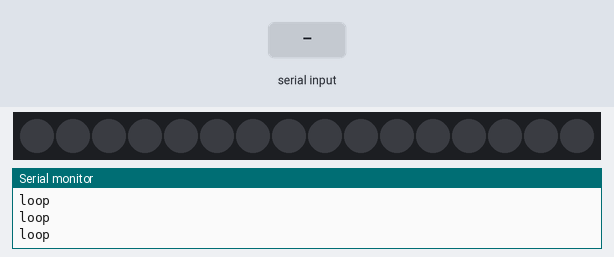
A sketch run on a simulated Arduino Uno, built with avr-gcc and run on an emulated ATmega328P. On the bench: 16 RGB LEDs in strip order, left to right, the last lines printed to the serial monitor. The test bench sets the inputs (shaded band). Dim RGB values are drawn brighter than linear.

Above: at 1.2 s.
1.3 s: "y" received over Serial
At 3.09 s:
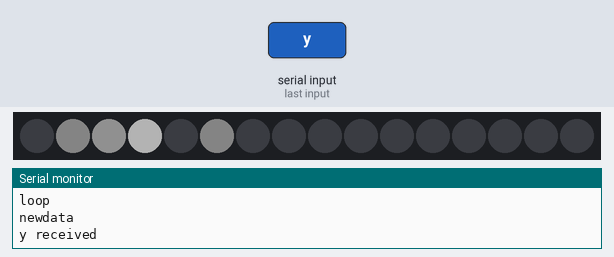
At 3.74 s:
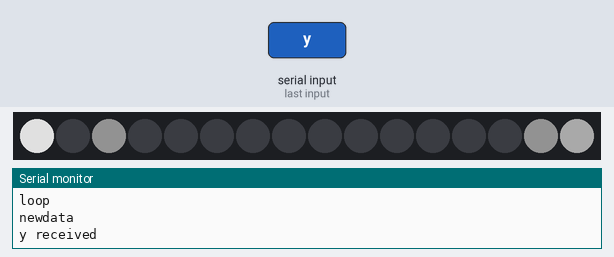
Timing chart, 0 to 5.2 s (numbered marks = the images above; inputs shaded):
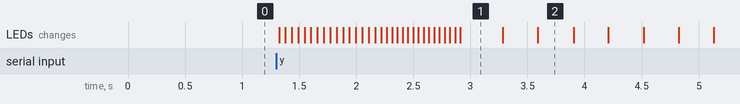

The sketch:

motorSense.ino
```cpp
/*****
 * To do:
 *
 * LOW LOW off
 * LOW HI  go!
 * HI  LOW go!
 * HI  HI  off
 *
 */

#include <Adafruit_NeoPixel.h>
#ifdef __AVR__
  #include <avr/power.h>
#endif

const int ringPin = 4;
const int ringSize = 16;


int brightness[ringSize];
int chaseSpeed = 15;
char receivedChar;
boolean newdata = false;

//#define statePinA 4
//#define statePinB 5
Adafruit_NeoPixel strip = Adafruit_NeoPixel(ringSize, ringPin, NEO_GRB + NEO_KHZ800);


void setup() {

    strip.begin();
    strip.setBrightness(255);
    strip.show();
    Serial.begin(9600);
    // initialize brightness "gaussian"
    for (int i=0; i< ringSize; i++) {
        if (i==0 || i==4) brightness[i] = 30;
        else if (i==1 || 1==3) brightness[i] = 70;
        else if (i==2) brightness[i]=255;
        else brightness[i] = 0;
    }
}

void loop() {
    Serial.println("loop");
    blankStrip();
    int d;
    int animation[5] = {55, 45, 35, 25, 20}; // speed ramp
    recvOneChar();
    if(newdata) {
      newdata = false;
      Serial.println("newdata");
      if (receivedChar == 'y') {
        Serial.println("y received");
        receivedChar='x';
        d = 1;
//        for (int i=0; i< ringSize; i++){
//          strip.setPixelColor(i, strip.Color(255, 255, 255));
//          strip.show();
//          delay(500);
//          strip.setPixelColor(i, strip.Color(0,0,0));
//          strip.show();
//          delay(300);
//        }
//        strip.show();

        for (int i=0; i<5; i++) {
          strip.setBrightness(i*50+10);
          crankChase(animation[i], d);
        }
        while(true) {
          crankChase(chaseSpeed, d);
          recvOneChar();
          if (newdata == true) {
            if(receivedChar == 'n') break;
            }
          }

        newdata=false;
        for (int i=4; i>=0; i--) {
          strip.setBrightness(i*50+10);
          crankChase(animation[i], d);
        }
      }
    }

}

void blankStrip() {
  for (int i=0; i<ringSize; i++) {
    strip.setPixelColor(i, 0);
  }
  strip.show();
}

// performs one lap of a chase sequence
void crankChase(uint8_t wait, bool dir) {
  for (int j=0; j<ringSize; j++) {
    for (int i=0; i<ringSize; i++) {
      strip.setPixelColor(i, strip.Color(brightness[i], brightness[i], brightness[i]));
    }
    if(dir) rotate_left(brightness, ringSize);
    else rotate_right(brightness, ringSize);
    strip.show();
    delay(wait);
  }

}

void rotate_right(int* a, const int n){
  if (n<1) return;
  const int temp = a[n-1];
  for (int i=n-1;i>0;i--){
    a[i] = a[i-1];
  }
  a[0] = temp;
}

void rotate_left(int* a, const int n){
  if (n<1) return;
  const int temp = a[0];
  for (int i=0;i<n;i++){
    a[i] = a[i+1];
  }
  a[n-1] = temp;
}

void recvOneChar() {
    if (Serial.available() > 0) {
        receivedChar = Serial.read();
        newdata = true;
    }
}

void showNewData() {
    if (newdata == true) {
        Serial.print("This just in ... ");
        Serial.println(receivedChar);
        newdata = false;
    }
}
```

Measured:
- after the input at 1.3 s, the LEDs: first change at once (image 1 shows a later state)
